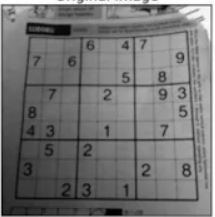
#> input picture adaptif .png, 215 x 217 px
$ python '5. modül 6. part adaptif_Thresholding.py'
#> lines starting #> are read from the running program, lines starting #| are printed output that depends on the picture; after the words box and inside, x2 and y2 are one past the last pixel; in counts of white or black regions, pixels touching at a corner belong together
import cv2
import numpy as np
from matplotlib import pyplot as plt

img = cv2.imread("adaptif .png")
#> img is the input picture: shape (217, 215, 3); mean B, G, R 115.6, 115.6, 115.6

img_gray = cv2.cvtColor(img, cv2.COLOR_BGR2GRAY)

ret,th1 = cv2.threshold(img,127,255,cv2.THRESH_BINARY)
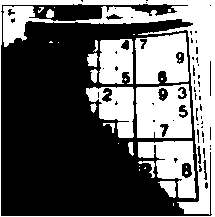
#> th1: shape (217, 215, 3); 39.1% white; 34 white regions (19 under 20 px), largest, box (x1, y1, x2, y2) and area: (0, 0, 215, 217) 8098, (136, 84, 192, 138) 2528, (135, 33, 189, 84) 2250
th2 = cv2.adaptiveThreshold(img_gray, 255,cv2.ADAPTIVE_THRESH_MEAN_C,cv2.THRESH_BINARY,11,2)
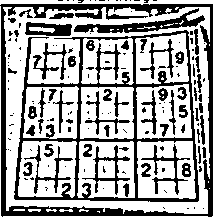
#> th2: shape (217, 215); 65.3% white; 154 black regions (98 under 20 px), largest, box (x1, y1, x2, y2) and area: (0, 4, 213, 217) 4737, (14, 30, 199, 202) 4624, (74, 8, 205, 33) 1002
th3 = cv2.adaptiveThreshold(img_gray, 255,cv2.ADAPTIVE_THRESH_GAUSSIAN_C,cv2.THRESH_BINARY,11,2)
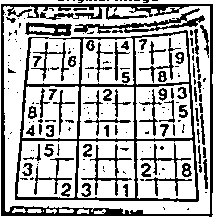
#> th3: shape (217, 215); 70.1% white; 187 black regions (120 under 20 px), largest, box (x1, y1, x2, y2) and area: (1, 4, 213, 217) 3650, (15, 30, 199, 202) 3355, (74, 8, 205, 34) 789
blur = cv2.medianBlur(src=img_gray,ksize=1)
th4 = cv2.adaptiveThreshold(blur, 255,cv2.ADAPTIVE_THRESH_GAUSSIAN_C,cv2.THRESH_BINARY,11,2)

basliklar = ["orjinal","basit Thresh","mean_c","Gaussıan_c","blur","gaussıan and  blur"]

resimler = [img,th1,th2,th3,blur,th4]
for i in range(6):


    plt.subplot(3,2,i+1),plt.imshow(resimler[i],"gray")
    plt.title(basliklar[i])
    plt.xticks([]),plt.yticks([])
plt.show()

$ run again, with QT7LV.png copied over adaptif .png
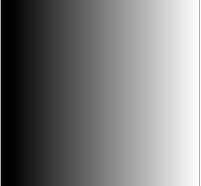
#> input picture QT7LV.png, 201 x 186 px
#> img is the input picture: shape (186, 201, 3); min 0, max 254, mean 122.2
#> `ret,th1 = cv2.threshold(img,127,255,cv2.THRESH_BINARY)`:
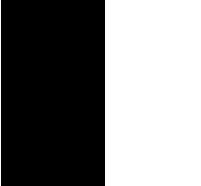
#> th1: shape (186, 201, 3); 48.3% white; 2 white regions, box (x1, y1, x2, y2) and area: (105, 0, 201, 186) 17856, (0, 0, 1, 186) 186
#> th2: shape (186, 201); 96.5% white; 3 black regions, box (x1, y1, x2, y2) and area: (1, 0, 6, 186) 930, (10, 0, 11, 186) 186, (199, 0, 200, 186) 186
#> `th3 = cv2.adaptiveThreshold(img_gray, 255,cv2.ADAPTIVE_THRESH_GAUSSIAN..`:
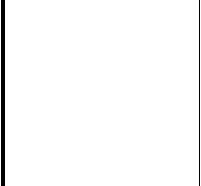
#> th3: shape (186, 201); 97.5% white; 2 black regions, box (x1, y1, x2, y2) and area: (1, 0, 5, 186) 744, (199, 0, 200, 186) 186
